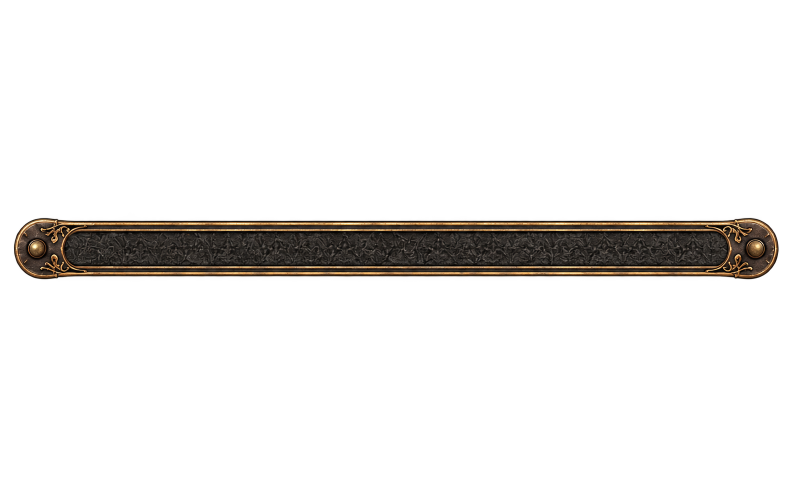
#> input picture SampleProjectBase/Assets/Ui/Heat_Gauge/heat_gauge_frame.png, 1586 x 992 px (shown at 1/2 size)
$ python gauge_prep.py ../Assets/Ui/Heat_Gauge
#> lines starting #> are read from the running program, lines starting #| are printed output that depends on the picture
"""Heat gauge UI art preparation (re-run after the art is re-exported).
Usage:  py Tools/gauge_prep.py Assets/UI/Heat_Gauge
Outputs (originals untouched):
  heat_gauge_frame_overlay.png : frame with the inner track cut out (transparent). Drawn ON TOP of the
                                 zone textures so the gold border covers their edges, rounded ends included.
                                 Method: from the track centre, scan each row left/right until the gold
                                 border (2 bright pixels in a row); median-filter the per-row edges to drop
                                 single-row outliers (speckles stop a scan early / gaps let it leak).
  heat_gauge_marker_ui.png     : marker cropped to its content and Lanczos-downscaled to 2x its on-screen
                                 height at 1080p, so the GPU shrinks it by ~1 mip level instead of ~20x
                                 (mipmap averaging made the big original look blurry).
Prints the hole bbox: copy it into DrawHeatGauge's T_LEFT/T_RIGHT/T_TOP/T_BOTTOM if the art changed.
"""
import sys
from PIL import Image

DIR = sys.argv[1]
GOLD_LUM = 120          # the gold border is brighter than this; the dark track never is
RUN = 2                 # bright pixels in a row that count as the border (ignores single speckles)
MEDIAN_HALF = 4         # rows on each side for the median filter
SEED_Y = 498            # a row through the middle of the track (frame is 1586x992)
MARKER_TARGET_H = 88    # 2x of MARKER_H_RATIO(0.040) * 1080

im = Image.open(DIR + "/heat_gauge_frame.png").convert("RGBA"); w, h = im.size; px = im.load()
#> further down, im is the input picture: PIL image 1586x992 RGBA; mean R, G, B, A 8.4, 6.7, 4.9, 27.1
#> after `w, h = im.size`: w = 1586; h = 992
def lum(x, y):
    p = px[x, y]; return (p[0] + p[1] + p[2]) / 3 if p[3] > 16 else 999
def scan(x, y, dx, dy):
#> called with x = 793, y = 498, dx = 0, dy = -1
    run = 0
    while 0 <= x < w and 0 <= y < h:
        if lum(x, y) >= GOLD_LUM:
            run += 1
            if run >= RUN: return (x - dx * (RUN - 1), y - dy * (RUN - 1))
        else: run = 0
        x += dx; y += dy
#> this loop made 39 passes
#> (p in lum, run) on passes 1 to 12: ((63, 59, 53, 253), 0), ((75, 71, 65, 253), 0), ((48, 44, 40, 253), 0), ((37, 34, 31, 253), 0), ((32, 29, 25, 253), 0), ((28, 26, 22, 253), 0), ((54, 49, 44, 253), 0), ((71, 65, 61, 253), 0), ((69, 64, 59, 253), 0), ((56, 51, 47, 253), 0), ((46, 43, 37, 253), 0), ((33, 31, 26, 253), 0)
#> after the loop, x = 793; y = 460
#> this loop made 37 passes
#> (p in lum, run) on passes 1 to 12: ((63, 59, 53, 253), 0), ((29, 25, 22, 253), 0), ((30, 27, 23, 253), 0), ((33, 31, 27, 253), 0), ((39, 36, 32, 253), 0), ((40, 36, 33, 253), 0), ((47, 44, 39, 253), 0), ((45, 42, 39, 253), 0), ((46, 44, 41, 253), 0), ((37, 34, 32, 253), 0), ((36, 33, 30, 253), 0), ((35, 32, 29, 253), 0)
#> after the loop, x = 793; y = 534
#> this loop made 653 passes
#> p in lum on passes 1 to 12: (51, 35, 22, 253), (48, 30, 19, 253), (51, 34, 21, 253), (48, 29, 17, 253), (47, 30, 16, 253), (44, 27, 16, 253), (45, 30, 19, 253), (42, 28, 18, 253), (42, 30, 17, 253), (34, 22, 14, 253), (39, 24, 16, 253), (40, 25, 14, 253)
#> after the loop, x = 141; y = 462
#> this loop made 654 passes
#> p in lum on passes 1 to 12: (8, 6, 7, 253), (7, 5, 5, 253), (9, 6, 6, 253), (9, 6, 5, 253), (10, 8, 7, 253), (9, 7, 6, 253), (10, 7, 6, 253), (9, 7, 6, 253), (11, 10, 9, 253), (9, 7, 7, 253), (8, 5, 7, 253), (5, 4, 4, 253)
    return (x, y)
def median(a):
    out = []
    for i in range(len(a)):
        win = sorted(a[max(0, i - MEDIAN_HALF): i + MEDIAN_HALF + 1]); out.append(win[len(win) // 2])
    return out

cx = w // 2
top = scan(cx, SEED_Y, 0, -1)[1] + 1
bot = scan(cx, SEED_Y, 0, 1)[1] - 1
rows = list(range(top, bot + 1))
L = median([scan(cx, y, -1, 0)[0] + 1 for y in rows])
R = median([scan(cx, y, 1, 0)[0] - 1 for y in rows])
out = im.copy(); op = out.load()
for y, l, r in zip(rows, L, R):
    for x in range(l, r + 1):
        p = op[x, y]; op[x, y] = (p[0], p[1], p[2], 0)
out.save(DIR + "/heat_gauge_frame_overlay.png")
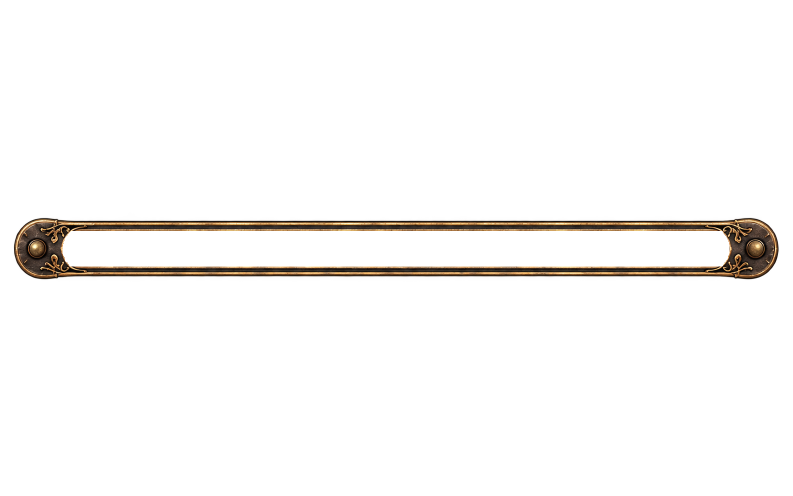
#> saved as heat_gauge_frame_overlay.png: PIL image 1586x992 RGBA (shown at 1/2 size); mean R, G, B, A 8.4, 6.7, 4.9, 12; transparent parts drawn white
print("hole x", min(L), max(R), "y", top, bot)
#| hole x 125 1458 y 462 532

marker = Image.open(DIR + "/heat_gauge_marker.png").convert("RGBA")
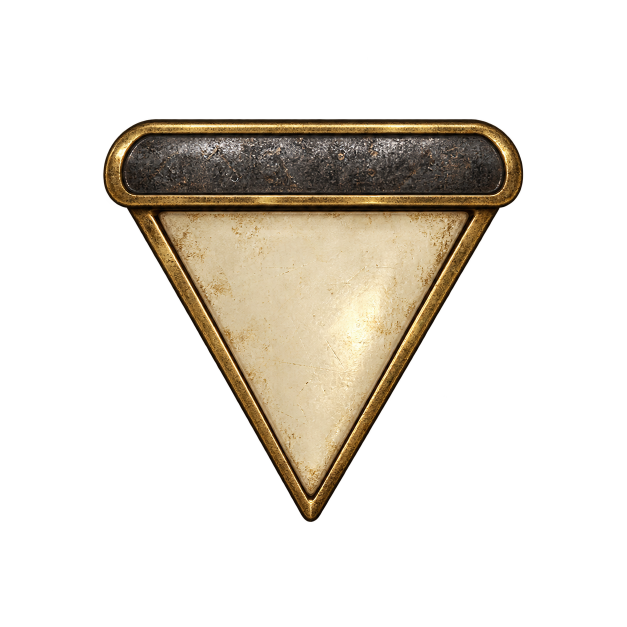
#> input picture SampleProjectBase/Assets/Ui/Heat_Gauge/heat_gauge_marker.png, 1254 x 1254 px (shown at 1/2 size)
#> marker is the input picture: PIL image 1254x1254 RGBA; mean R, G, B, A 37.4, 32.4, 24.4, 61.5
bb = marker.getchannel("A").point(lambda v: 255 if v > 16 else 0).getbbox()
crop = marker.crop(bb)
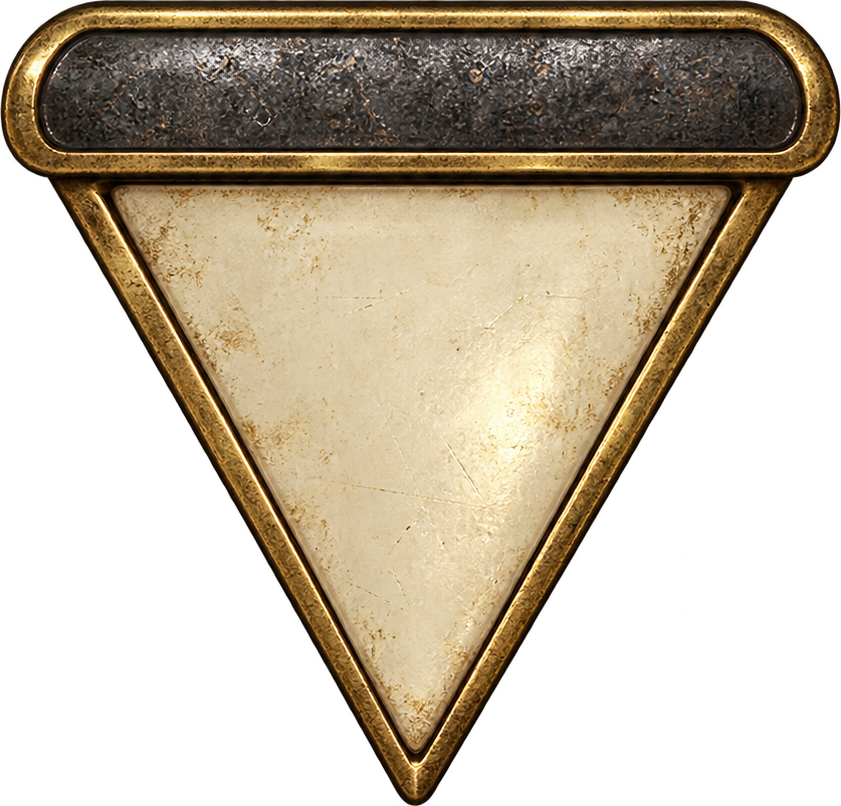
#> crop: PIL image 841x806 RGBA; mean R, G, B, A 86.8, 75.2, 56.7, 142.8; transparent parts drawn white
tw = round(crop.width * MARKER_TARGET_H / crop.height)
crop.resize((tw, MARKER_TARGET_H), Image.LANCZOS).save(DIR + "/heat_gauge_marker_ui.png")
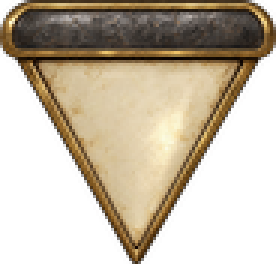
#> saved as heat_gauge_marker_ui.png: PIL image 92x88 RGBA (shown 3 times larger); mean R, G, B, A 87.8, 75.8, 56.5, 142.9; transparent parts drawn white
print("marker", bb, "->", tw, MARKER_TARGET_H)
#| marker (206, 238, 1047, 1044) -> 92 88
